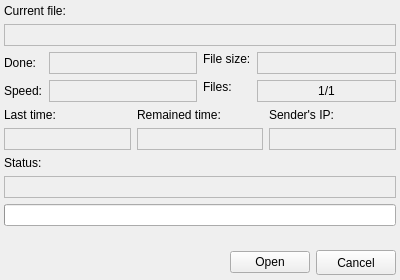
<?xml version="1.0" encoding="UTF-8"?>
<ui version="4.0">
 <class>fileTransferWindowClass</class>
 <widget class="QWidget" name="fileTransferWindowClass">
  <property name="geometry">
   <rect>
    <x>0</x>
    <y>0</y>
    <width>400</width>
    <height>280</height>
   </rect>
  </property>
  <property name="sizePolicy">
   <sizepolicy hsizetype="Preferred" vsizetype="Preferred">
    <horstretch>0</horstretch>
    <verstretch>0</verstretch>
   </sizepolicy>
  </property>
  <property name="minimumSize">
   <size>
    <width>400</width>
    <height>280</height>
   </size>
  </property>
  <property name="windowTitle">
   <string>File transfer</string>
  </property>
  <property name="windowIcon">
   <iconset>
    <normaloff>:/icons/crystal_project/save_all.png</normaloff>:/icons/crystal_project/save_all.png</iconset>
  </property>
  <layout class="QGridLayout" name="gridLayout">
   <property name="margin">
    <number>4</number>
   </property>
   <item row="0" column="0">
    <widget class="QLabel" name="label">
     <property name="maximumSize">
      <size>
       <width>16777215</width>
       <height>15</height>
      </size>
     </property>
     <property name="text">
      <string>Current file:</string>
     </property>
    </widget>
   </item>
   <item row="1" column="0" colspan="3">
    <widget class="QLabel" name="currentFileLabel">
     <property name="minimumSize">
      <size>
       <width>0</width>
       <height>22</height>
      </size>
     </property>
     <property name="maximumSize">
      <size>
       <width>16777215</width>
       <height>22</height>
      </size>
     </property>
     <property name="frameShape">
      <enum>QFrame::StyledPanel</enum>
     </property>
     <property name="text">
      <string/>
     </property>
     <property name="textFormat">
      <enum>Qt::PlainText</enum>
     </property>
     <property name="scaledContents">
      <bool>false</bool>
     </property>
     <property name="alignment">
      <set>Qt::AlignLeading|Qt::AlignLeft|Qt::AlignVCenter</set>
     </property>
     <property name="wordWrap">
      <bool>false</bool>
     </property>
     <property name="indent">
      <number>-1</number>
     </property>
     <property name="textInteractionFlags">
      <set>Qt::LinksAccessibleByKeyboard|Qt::LinksAccessibleByMouse|Qt::TextBrowserInteraction|Qt::TextSelectableByKeyboard|Qt::TextSelectableByMouse</set>
     </property>
    </widget>
   </item>
   <item row="2" column="0" colspan="3">
    <layout class="QHBoxLayout" name="horizontalLayout_3">
     <item>
      <layout class="QHBoxLayout" name="horizontalLayout">
       <item>
        <layout class="QVBoxLayout" name="verticalLayout_4">
         <item>
          <widget class="QLabel" name="label_2">
           <property name="sizePolicy">
            <sizepolicy hsizetype="Fixed" vsizetype="Preferred">
             <horstretch>0</horstretch>
             <verstretch>0</verstretch>
            </sizepolicy>
           </property>
           <property name="text">
            <string>Done:</string>
           </property>
          </widget>
         </item>
         <item>
          <widget class="QLabel" name="label_7">
           <property name="sizePolicy">
            <sizepolicy hsizetype="Fixed" vsizetype="Preferred">
             <horstretch>0</horstretch>
             <verstretch>0</verstretch>
            </sizepolicy>
           </property>
           <property name="text">
            <string>Speed:</string>
           </property>
          </widget>
         </item>
        </layout>
       </item>
       <item>
        <layout class="QVBoxLayout" name="verticalLayout_5">
         <item>
          <widget class="QLabel" name="doneLabel">
           <property name="minimumSize">
            <size>
             <width>50</width>
             <height>22</height>
            </size>
           </property>
           <property name="maximumSize">
            <size>
             <width>16777215</width>
             <height>22</height>
            </size>
           </property>
           <property name="frameShape">
            <enum>QFrame::StyledPanel</enum>
           </property>
           <property name="text">
            <string/>
           </property>
          </widget>
         </item>
         <item>
          <widget class="QLabel" name="speedLabel">
           <property name="minimumSize">
            <size>
             <width>100</width>
             <height>22</height>
            </size>
           </property>
           <property name="maximumSize">
            <size>
             <width>16777215</width>
             <height>22</height>
            </size>
           </property>
           <property name="frameShape">
            <enum>QFrame::StyledPanel</enum>
           </property>
           <property name="text">
            <string/>
           </property>
          </widget>
         </item>
        </layout>
       </item>
      </layout>
     </item>
     <item>
      <layout class="QHBoxLayout" name="horizontalLayout_2">
       <item>
        <layout class="QVBoxLayout" name="verticalLayout_6">
         <item>
          <widget class="QLabel" name="label_3">
           <property name="sizePolicy">
            <sizepolicy hsizetype="Fixed" vsizetype="Fixed">
             <horstretch>0</horstretch>
             <verstretch>0</verstretch>
            </sizepolicy>
           </property>
           <property name="text">
            <string>File size:</string>
           </property>
          </widget>
         </item>
         <item>
          <widget class="QLabel" name="label_4">
           <property name="sizePolicy">
            <sizepolicy hsizetype="Fixed" vsizetype="Preferred">
             <horstretch>0</horstretch>
             <verstretch>0</verstretch>
            </sizepolicy>
           </property>
           <property name="text">
            <string>Files:</string>
           </property>
          </widget>
         </item>
        </layout>
       </item>
       <item>
        <layout class="QVBoxLayout" name="verticalLayout_7">
         <item>
          <widget class="QLabel" name="sizeLabel">
           <property name="sizePolicy">
            <sizepolicy hsizetype="Preferred" vsizetype="Fixed">
             <horstretch>0</horstretch>
             <verstretch>0</verstretch>
            </sizepolicy>
           </property>
           <property name="minimumSize">
            <size>
             <width>50</width>
             <height>22</height>
            </size>
           </property>
           <property name="maximumSize">
            <size>
             <width>16777215</width>
             <height>22</height>
            </size>
           </property>
           <property name="frameShape">
            <enum>QFrame::StyledPanel</enum>
           </property>
           <property name="text">
            <string/>
           </property>
          </widget>
         </item>
         <item>
          <widget class="QLabel" name="filesLabel">
           <property name="minimumSize">
            <size>
             <width>0</width>
             <height>22</height>
            </size>
           </property>
           <property name="maximumSize">
            <size>
             <width>16777215</width>
             <height>22</height>
            </size>
           </property>
           <property name="frameShape">
            <enum>QFrame::StyledPanel</enum>
           </property>
           <property name="text">
            <string>1/1</string>
           </property>
           <property name="alignment">
            <set>Qt::AlignCenter</set>
           </property>
          </widget>
         </item>
        </layout>
       </item>
      </layout>
     </item>
    </layout>
   </item>
   <item row="3" column="0">
    <layout class="QVBoxLayout" name="verticalLayout">
     <item>
      <widget class="QLabel" name="label_9">
       <property name="text">
        <string>Last time:</string>
       </property>
      </widget>
     </item>
     <item>
      <widget class="QLabel" name="lastLabel">
       <property name="minimumSize">
        <size>
         <width>0</width>
         <height>22</height>
        </size>
       </property>
       <property name="maximumSize">
        <size>
         <width>16777215</width>
         <height>22</height>
        </size>
       </property>
       <property name="frameShape">
        <enum>QFrame::StyledPanel</enum>
       </property>
       <property name="text">
        <string/>
       </property>
      </widget>
     </item>
    </layout>
   </item>
   <item row="3" column="1">
    <layout class="QVBoxLayout" name="verticalLayout_2">
     <item>
      <widget class="QLabel" name="label_8">
       <property name="text">
        <string>Remained time:</string>
       </property>
      </widget>
     </item>
     <item>
      <widget class="QLabel" name="remainedLabel">
       <property name="minimumSize">
        <size>
         <width>0</width>
         <height>22</height>
        </size>
       </property>
       <property name="maximumSize">
        <size>
         <width>16777215</width>
         <height>22</height>
        </size>
       </property>
       <property name="frameShape">
        <enum>QFrame::StyledPanel</enum>
       </property>
       <property name="text">
        <string/>
       </property>
      </widget>
     </item>
    </layout>
   </item>
   <item row="3" column="2">
    <layout class="QVBoxLayout" name="verticalLayout_3">
     <item>
      <widget class="QLabel" name="label_11">
       <property name="text">
        <string>Sender's IP:</string>
       </property>
      </widget>
     </item>
     <item>
      <widget class="QLabel" name="senderLabel">
       <property name="minimumSize">
        <size>
         <width>0</width>
         <height>22</height>
        </size>
       </property>
       <property name="maximumSize">
        <size>
         <width>16777215</width>
         <height>22</height>
        </size>
       </property>
       <property name="frameShape">
        <enum>QFrame::StyledPanel</enum>
       </property>
       <property name="text">
        <string/>
       </property>
      </widget>
     </item>
    </layout>
   </item>
   <item row="4" column="0">
    <widget class="QLabel" name="label_6">
     <property name="maximumSize">
      <size>
       <width>16777215</width>
       <height>15</height>
      </size>
     </property>
     <property name="text">
      <string>Status:</string>
     </property>
    </widget>
   </item>
   <item row="5" column="0" colspan="3">
    <widget class="QLabel" name="statusLabel">
     <property name="minimumSize">
      <size>
       <width>0</width>
       <height>22</height>
      </size>
     </property>
     <property name="maximumSize">
      <size>
       <width>16777215</width>
       <height>22</height>
      </size>
     </property>
     <property name="frameShape">
      <enum>QFrame::StyledPanel</enum>
     </property>
     <property name="text">
      <string/>
     </property>
     <property name="alignment">
      <set>Qt::AlignCenter</set>
     </property>
    </widget>
   </item>
   <item row="6" column="0" colspan="3">
    <widget class="QProgressBar" name="progressBar">
     <property name="minimumSize">
      <size>
       <width>0</width>
       <height>22</height>
      </size>
     </property>
     <property name="maximumSize">
      <size>
       <width>16777215</width>
       <height>22</height>
      </size>
     </property>
     <property name="value">
      <number>0</number>
     </property>
     <property name="textVisible">
      <bool>false</bool>
     </property>
    </widget>
   </item>
   <item row="8" column="0" colspan="3">
    <layout class="QHBoxLayout" stretch="0,0,0">
     <item>
      <spacer>
       <property name="orientation">
        <enum>Qt::Horizontal</enum>
       </property>
       <property name="sizeHint" stdset="0">
        <size>
         <width>241</width>
         <height>27</height>
        </size>
       </property>
      </spacer>
     </item>
     <item>
      <widget class="QPushButton" name="openButton">
       <property name="text">
        <string>Open</string>
       </property>
       <property name="icon">
        <iconset>
         <normaloff>:/icons/crystal_project/folder.png</normaloff>:/icons/crystal_project/folder.png</iconset>
       </property>
      </widget>
     </item>
     <item>
      <widget class="QPushButton" name="cancelButton">
       <property name="minimumSize">
        <size>
         <width>0</width>
         <height>25</height>
        </size>
       </property>
       <property name="maximumSize">
        <size>
         <width>16777215</width>
         <height>16777215</height>
        </size>
       </property>
       <property name="text">
        <string>Cancel</string>
       </property>
       <property name="icon">
        <iconset>
         <normaloff>:/icons/crystal_project/cancel.png</normaloff>:/icons/crystal_project/cancel.png</iconset>
       </property>
      </widget>
     </item>
    </layout>
   </item>
   <item row="7" column="0">
    <spacer name="verticalSpacer">
     <property name="orientation">
      <enum>Qt::Vertical</enum>
     </property>
     <property name="sizeHint" stdset="0">
      <size>
       <width>20</width>
       <height>40</height>
      </size>
     </property>
    </spacer>
   </item>
  </layout>
 </widget>
 <layoutdefault spacing="6" margin="11"/>
 <resources>
  <include location="../../../qutim.qrc"/>
 </resources>
 <connections/>
</ui>
